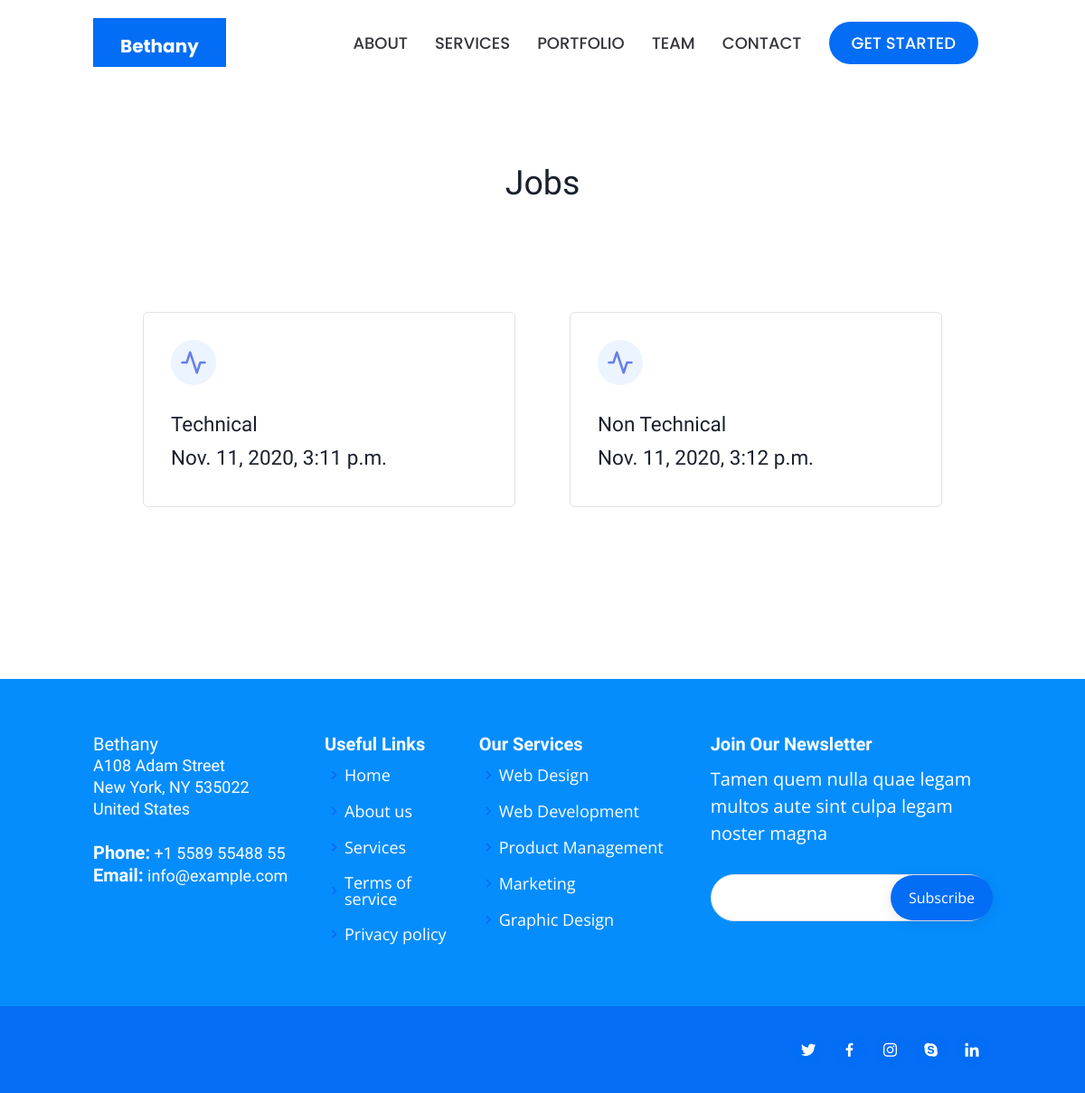
The page /job/ on the database its author committed.
### main/models.py (models this page shows, shortened)
class Job(models.Model):
    job_categeory   =   models.CharField(max_length=30,choices=CATEGORY_CHOICES)
    jobtitle        =   models.CharField(max_length=30)
    location        =   models.CharField(max_length=20)
    vacancycount    =   models.IntegerField(blank=True)
    created_at      =   models.DateTimeField(auto_now_add=True)
    updated_at      =   models.DateTimeField(auto_now_add=True)

### main/views.py (the view)
# urls.py: path("job/",job,name="job")
def job(request):
    data = {
        "jobs":Job.objects.all()
    }
    return render(request,"job.html",data)

### templates/job.html (shortened to what this page needs)
{% extends 'base.html' %}
{% block extrahead %}
<link href="https://unpkg.com/tailwindcss@^1.0/dist/tailwind.min.css" rel="stylesheet">
{% endblock extrahead %}
{% block content %}
{% load static %}
  <section class="text-gray-700 body-font">
    <div class="container px-5 py-24 mx-auto">
      <div class="flex flex-wrap w-full mb-20 flex-col items-center text-center">
        <h1 class="sm:text-3xl text-2xl font-medium title-font mb-2 text-gray-900">Jobs</h1>
      </div>
      <div class="flex flex-wrap -m-4">
        {% for job in jobs %}
        <div class="xl:w-1/3 md:w-1/2 p-4">
          <div class="border border-gray-300 p-6 rounded-lg">
            <div class="w-10 h-10 inline-flex items-center justify-center rounded-full bg-indigo-100 text-indigo-500 mb-4">
              <svg fill="none" stroke="currentColor" stroke-linecap="round" stroke-linejoin="round" stroke-width="2" class="w-6 h-6" viewBox="0 0 24 24">
                <path d="M22 12h-4l-3 9L9 3l-3 9H2"></path>
              </svg>
            </div>
            <h2 class="text-lg text-gray-900 font-medium title-font mb-2">{{ job.job_categeory }}</h2>
            <h3 class="text-lg text-gray-900 font-medium title-font mb-2">{{ job.created_at }}</h3>
          </div>
        </div>
        {% endfor %}
    </div>
    </div>
  </section>
{% endblock content %}

### static/assets/css/style.css (style rules this page uses)
body { font-family: "Open Sans", sans-serif; color: #444444; font-size: 20px; }
h1, h2, h3, h4, h5, h6 { font-family: "Raleway", sans-serif; }
section { padding: 60px 0; overflow: hidden; }

### rows shown on the page
Job: job_categeory "Technical", created_at "Nov. 11, 2020, 3:11 p.m."
Job: job_categeory "Non Technical", created_at "Nov. 11, 2020, 3:12 p.m."
